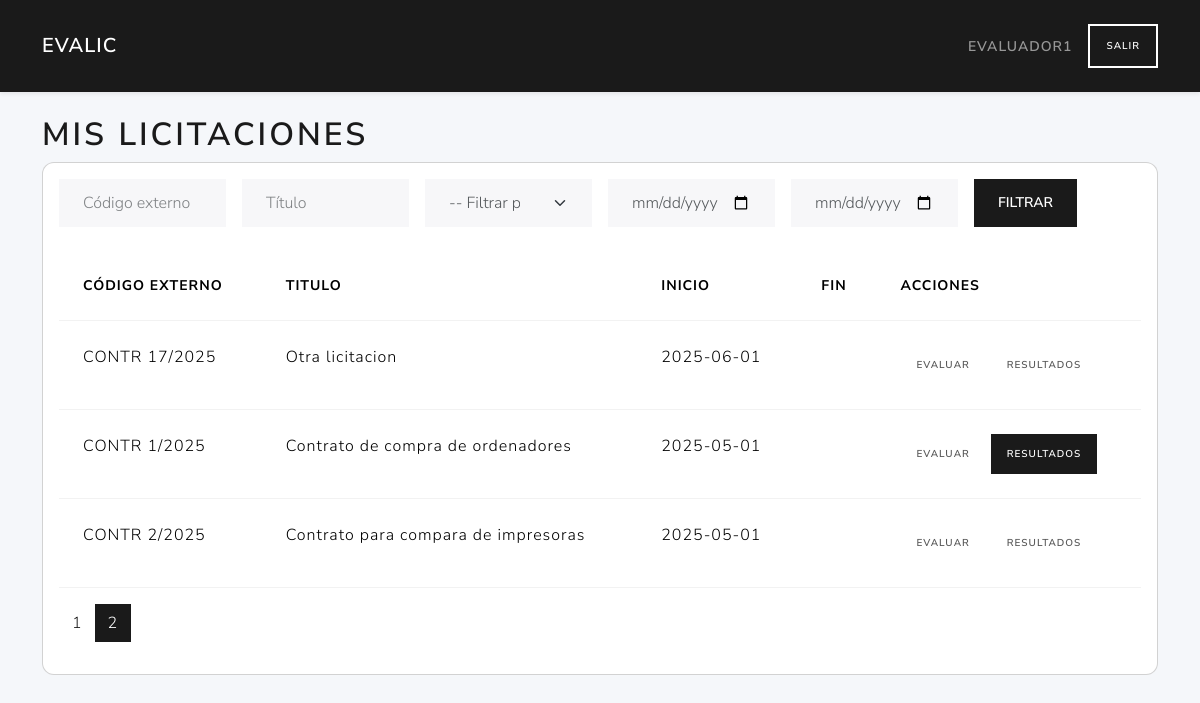
The page /evaluador/?page=2&external_id=&title=&fecha_tipo=&fecha_desde=&fecha_hasta= (signed in) on the database its author committed.
### tables this page shows
CREATE TABLE licitaciones (
        id INTEGER PRIMARY KEY AUTOINCREMENT,
        user_id INTEGER NOT NULL,
        external_id TEXT NOT NULL,
        title TEXT NOT NULL,
        description TEXT,
        fecha_inicio TEXT NOT NULL,
        fecha_adjudicacion TEXT,
        FOREIGN KEY (user_id) REFERENCES users(id)
    );

### routes/evaluador_routes.py (the view, shortened to what this page needs)
@evaluador_bp.route('/', methods=('GET',))
def index():
    if 'user_id' not in session or session.get('role_id') != 3:
        return redirect(url_for('auth.login'))
    user_id = session.get('user_id')
    licitaciones = listar_por_evaluador( session['user_id'])
    external_id  = request.args.get('external_id', '').strip()
    title        = request.args.get('title', '').strip()
    fecha_tipo   = request.args.get('fecha_tipo', '')
    fecha_desde  = request.args.get('fecha_desde', '')
    fecha_hasta  = request.args.get('fecha_hasta', '')
    if external_id:
       licitaciones = [
           l for l in licitaciones
           if external_id.lower() in (l['external_id'] or '').lower()
       ]
    if title:
       licitaciones = [
           l for l in licitaciones
           if title.lower() in (l['title'] or '').lower()
       ]
    page = request.args.get('page', 1, type=int)
    per_page = current_app.config.get('LIC_PER_PAGE', 5)
    total = len(licitaciones)
    total_pages = ceil(total / per_page) if total else 1
    start = (page - 1) * per_page
    end = start + per_page
    licitaciones = licitaciones[start:end]
    return render_template(
        'evaluador/index.html',
        licitaciones=licitaciones,
        total_pages=total_pages,
        current_page=page,
        request=request
    )

### models/dao.py (called while the page is built)
def close_connection(exception):
    db = getattr(g, '_database', None)
    if db is not None:
        db.close()

def get_db(app):
    if 'sqlite_db' not in g:
        g.sqlite_db = sqlite3.connect(
            app.config['DATABASE'],
            detect_types=sqlite3.PARSE_DECLTYPES
        )
        g.sqlite_db.row_factory = sqlite3.Row
    return g.sqlite_db

### models/evaluaciones_data.py (called while the page is built)
def fetch_licitaciones_by_evaluator(db, evaluator_id):
    sql = '''
        SELECT
            l.id,
            l.external_id,
            l.title,
            l.description,
            l.fecha_inicio,
            l.fecha_adjudicacion,
            sub.nombre AS etapa_actual
        FROM licitaciones l
        INNER JOIN licitaciones_evaluadores le ON l.id = le.licitacion_id
        LEFT JOIN (
            SELECT e.licitacion_id, f.nombre
            FROM etapas e
            INNER JOIN fases f ON e.fase_id = f.id
            WHERE e.fecha_inicio = (
                SELECT MAX(e2.fecha_inicio)
                FROM etapas e2
                WHERE e2.licitacion_id = e.licitacion_id
            )
        ) sub ON l.id = sub.licitacion_id
        WHERE le.usuario_id = ?
        ORDER BY l.fecha_inicio DESC
'''
    return db.execute(sql, (evaluator_id,)).fetchall()

### services/evaluaciones_service.py (called while the page is built)
def listar_por_evaluador( evaluador_id):
    db = get_db(current_app)
    return fetch_licitaciones_by_evaluator(db, evaluador_id)

### templates/evaluador/index.html (shortened to what this page needs)
{% extends 'base.html' %}
{% block content %}
<h1>Mis licitaciones</h1>
<div class="card mb-4">
  <div class="card-body">
    <form method="get" class="row g-3 mb-4 flex-nowrap">
      <div class="col-md-2">
        <input type="text" name="external_id" class="form-control" placeholder="Código externo" value="{{ request.args.get('external_id', '') }}">
      </div>
      <div class="col-md-2">
        <input type="text" name="title" class="form-control" placeholder="Título" value="{{ request.args.get('title', '') }}">
      </div>
      <div class="col-md-2">
        <select name="fecha_tipo" class="form-select">
          <option value="">-- Filtrar por fecha --</option>
        </select>
      </div>
      <div class="col-md-2">
        <input type="date" name="fecha_desde" class="form-control" value="{{ request.args.get('fecha_desde', '') }}">
      </div>
      <div class="col-md-2">
        <input type="date" name="fecha_hasta" class="form-control" value="{{ request.args.get('fecha_hasta', '') }}">
      </div>
      <div class="col-md-2">
        <button type="submit" class="btn btn-primary">Filtrar</button>
      </div>
    </form>
    <table class="table">
      <thead>
        <tr>
        <th>Código externo</th>
        <th>Titulo</th>
        <th>Inicio</th>
        <th>Fin</th>
        <th>Acciones</th>
      </tr>
    </thead>
    <tbody>
      {% for lic in licitaciones %}
      <tr>
        <td>{{ lic.external_id }}</td>
        <td>{{ lic.title }}</td>
        <td>{{ lic.fecha_inicio }}</td>
        <td>{{ lic.fecha_fin }}</td>
        <td>
          {% if lic.etapa_actual == 'Sobre2' %}
            <a href="{{ url_for('evaluador.evaluar', licitacion_id=lic.id) }}" class="btn btn-warning btn-sm">Evaluar</a>
          {% else %}
            <a href="{{ url_for('evaluador.evaluar', licitacion_id=lic.id) }}" class="btn btn-secondary btn-sm disabled" tabindex="-1" aria-disabled="true">Evaluar</a>
          {% endif %}
          {% if lic.etapa_actual == 'Cerrada' %}
            <a href="{{ url_for('evaluador.informe', licitacion_id=lic.id) }}" class="btn btn-primary btn-sm">Resultados</a>
          {% else %}
            <a href="{{ url_for('evaluador.informe', licitacion_id=lic.id) }}" class="btn btn-secondary btn-sm disabled" tabindex="-1" aria-disabled="true">Resultados</a>
          {% endif %}
        </td>
      </tr>
      {% endfor %}
    </tbody>
    </table>
    <nav aria-label="Paginación licitaciones">
  <ul class="pagination justify-content-left">
    {% for p in range(1, total_pages + 1) %}
      <li class="page-item{% if p == current_page %} active{% endif %}">
        <a class="page-link"
           href="{{ url_for('evaluador.index',
                            page=p,
                            external_id=request.args.external_id,
                            title=request.args.title,
                            fecha_tipo=request.args.fecha_tipo,
                            fecha_desde=request.args.fecha_desde,
                            fecha_hasta=request.args.fecha_hasta) }}">
          {{ p }}
        </a>
      </li>
    {% endfor %}
  </ul>
</nav>
  </div>
</div>
{% endblock %}

### templates/base.html (style rules this page uses)
body { background:#f5f7fa; }
.card { border-radius:.75rem; }

### rows shown on the page
licitaciones: external_id "CONTR 17/2025", title "Otra licitacion", fecha_inicio "2025-06-01"
licitaciones: external_id "CONTR 1/2025", title "Contrato de compra de ordenadores", fecha_inicio "2025-05-01"
licitaciones: external_id "CONTR 2/2025", title "Contrato para compara de impresoras", fecha_inicio "2025-05-01"

### other values the page prints
{{ session['username'] }} "EVALUADOR1"
{{ p }} "1" "2"
